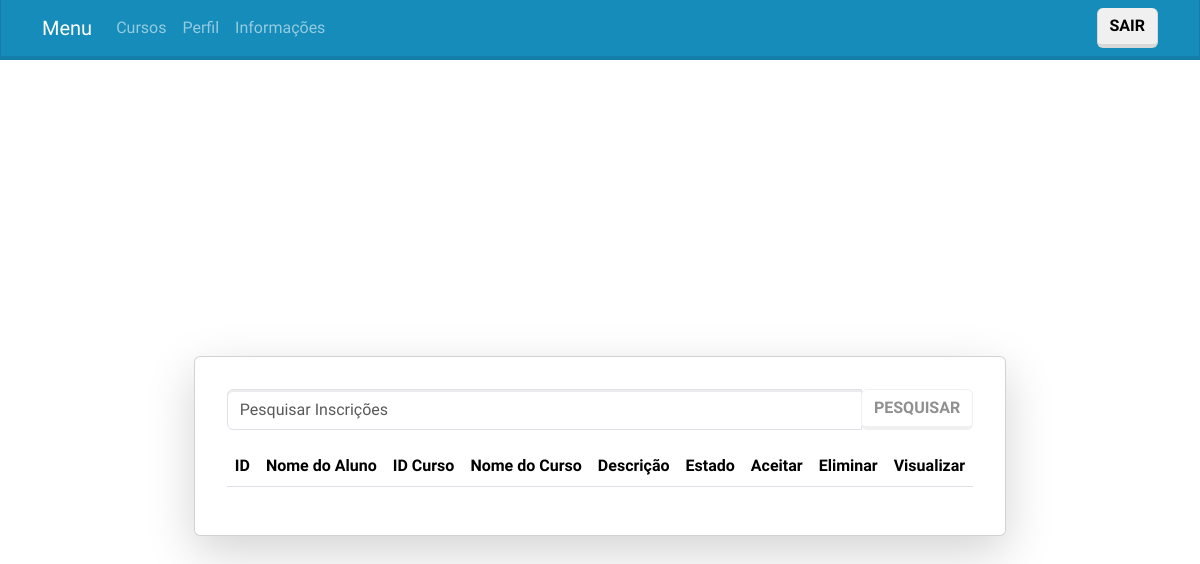
The app's page /paginas/gerirInscricoes.php (signed in), older data.
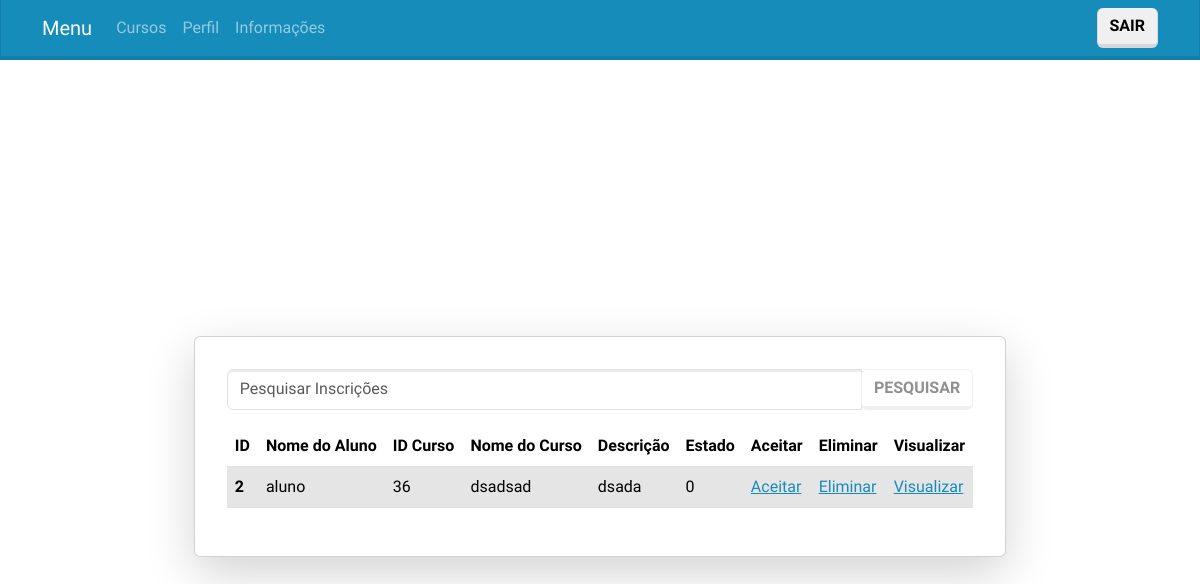
The same page, newer data.
### tables this page shows
CREATE TABLE `inscricao` (
  `id_utilizador` int(40) NOT NULL,
  `id_curso` int(40) NOT NULL,
  `descricao` varchar(200) NOT NULL,
  `estado` int(1) NOT NULL DEFAULT 0
);

CREATE TABLE `utilizador` (
  `id_utilizador` int(40) NOT NULL,
  `nome` varchar(60) NOT NULL,
  `password` varchar(100) NOT NULL,
  `morada` varchar(100) NOT NULL,
  `email` varchar(100) NOT NULL,
  `telemovel` int(10) NOT NULL,
  `tipo_utilizador` int(1) NOT NULL DEFAULT 0
);

CREATE TABLE `curso` (
  `id_curso` int(40) NOT NULL,
  `nome` varchar(100) NOT NULL,
  `descricao` varchar(100) NOT NULL,
  `vagas` int(40) NOT NULL,
  `vagas_preenchidas` int(40) NOT NULL,
  `data_inicio` date NOT NULL,
  `data_fim` date NOT NULL,
  `metodo_selecao` varchar(100) NOT NULL
);

### paginas/gerirInscricoes.php (the view, shortened to what this page needs)
<!DOCTYPE html>
<?php
    include 'cabecalho.php';
?>
<?php if (!empty($_SESSION['tipo_utilizador']) && $_SESSION['tipo_utilizador'] >= 2) : ?>
<html lang="pt">
<head>
    <link rel="stylesheet" href="bootstrap.css">
</head>
<body>
    <div class="container d-flex justify-content-center align-items-center" style="height: 100vh;">
        <div class="card shadow-lg p-3 mb-5 bg-white rounded" style="margin-top: 20px;">
            <div class="card-body">
            <form method="GET" action="">
                    <div class="input-group mb-3">
                        <input type="text" class="form-control" name="search" placeholder="Pesquisar Inscrições" value="<?php echo isset($_GET['search']) ? $_GET['search'] : ''; ?>">
                        <div class="input-group-append">
                            <button class="btn btn-outline-secondary" type="submit">Pesquisar</button>
                        </div>
                    </div>
                </form>
                    <table class="table table-hover">
                        <thead>
                            <tr>
                                <th scope="col">ID</th>
                                <th scope="col">Nome do Aluno</th>
                                <th scope="col">ID Curso</th>
                                <th scope="col">Nome do Curso</th>
                                <th scope="col">Descrição</th>
                                <th scope="col">Estado</th>
                                <th scope="col">Aceitar</th>
                                <th scope="col">Eliminar</th>
                                <th scope="col">Visualizar</th>
                            </tr>
                        </thead>
                        <tbody>
                            <?php
                            $search = isset($_GET['search']) ? $_GET['search'] : '';
                            $searchQuery = $search ? "WHERE c.nome LIKE '%$search%'" : '';
                            if(isset($_GET['id'])){
                                $sql = "SELECT i.id_utilizador, u.nome AS nome_aluno, c.id_curso, c.nome AS nome_curso, c.descricao, i.estado
                                    FROM inscricao i
                                    INNER JOIN utilizador u ON i.id_utilizador = u.id_utilizador
                                    INNER JOIN curso c ON i.id_curso = c.id_curso
                                    WHERE i.id_curso = '{$_GET['id']}'
                                    $searchQuery";
                            }else{
                                $sql = "SELECT i.id_utilizador, u.nome AS nome_aluno, c.id_curso, c.nome AS nome_curso, c.descricao, i.estado
                                    FROM inscricao i
                                    INNER JOIN utilizador u ON i.id_utilizador = u.id_utilizador
                                    INNER JOIN curso c ON i.id_curso = c.id_curso
                                    $searchQuery";
                            }
                            $result = mysqli_query($conn, $sql);
                            if (!$result) {
                                echo "Error: " . mysqli_error($conn);
                            } else {
                                while ($row = mysqli_fetch_assoc($result)) {
                                    ?>
                                <tr class="table-active">
                                    <th scope="row"><?php echo $row['id_utilizador']; ?></th>
                                    <td><?php echo $row['nome_aluno']; ?></td>
                                    <td><?php echo $row['id_curso']; ?></td>
                                    <td><?php echo $row['nome_curso']; ?></td>
                                    <td><?php echo $row['descricao']; ?></td>
                                    <td><?php echo $row['estado']; ?></td>
                                    <td><a href="aceitarInscricao.php?id=<?php echo $row['id_utilizador'] ?>&id_curso=<?php echo $row['id_curso'] ?>">Aceitar</a></td>
                                    <td><a href="eliminarInscricao.php?id=<?php echo $row['id_utilizador'] ?>&id_curso=<?php echo $row['id_curso'] ?>">Eliminar</a></td>
                                    <td><a href="visualizarInscricao.php?id=<?php echo $row['id_utilizador'] ?>&id_curso=<?php echo $row['id_curso'] ?>">Visualizar</a></td>
                                </tr>
                                <?php
                                }
                            }
                            ?>
                        </tbody>
                    </table>
                <?php else : header("Erro.php");?>
                <?php endif; ?>
            </div>
        </div>
    </div>
</body>
</html>

Row changes from the older to the newer data that the page shows:
added inscricao: id_utilizador "2", id_utilizador.nome "aluno", id_curso.id_curso "36", id_curso.nome "dsadsad", id_curso.descricao "dsada", estado "0"
